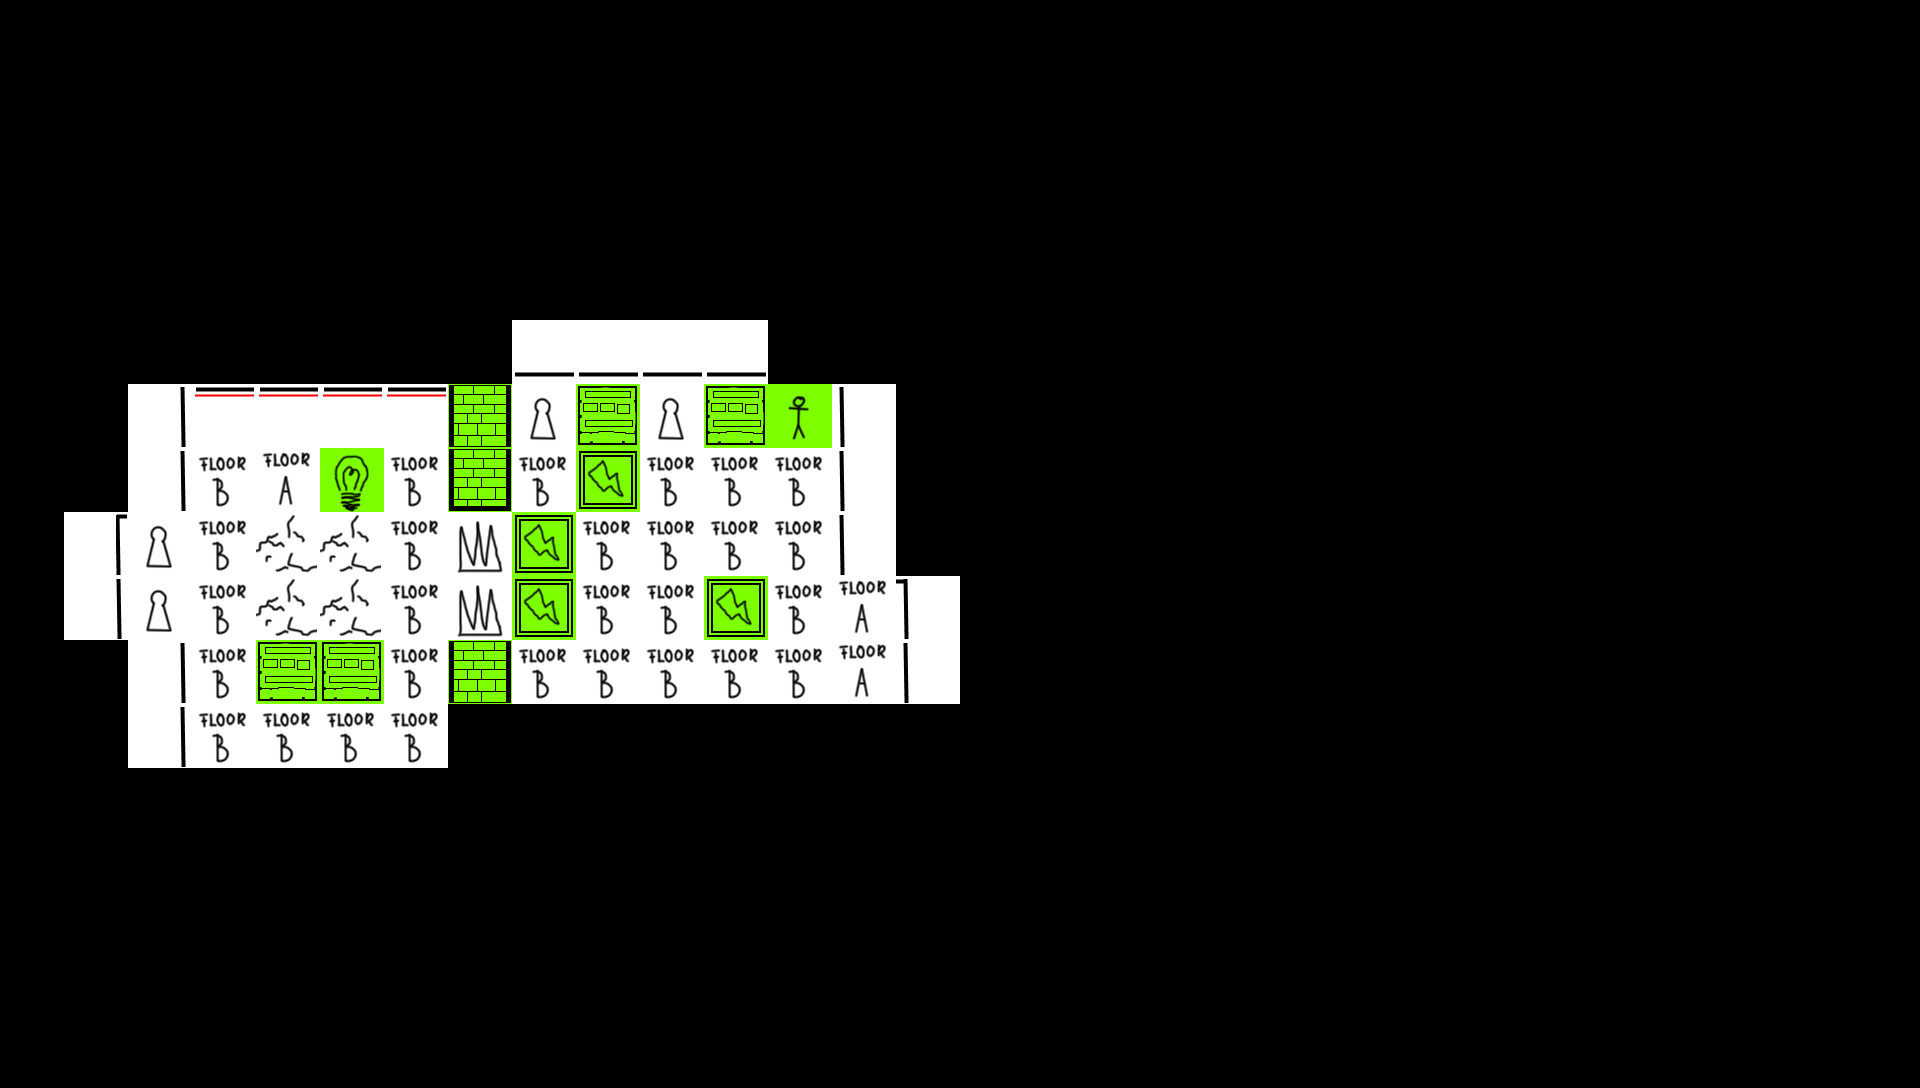

A level layout from a 2D game, rendered from its tile map. Below: a short description, then the map file with its tile-grid data intact:
An orthogonal 30x17 tile map with 64x64 px tiles, 2 tile layers (Tile Layer 1, Tile Layer 2) and 6 objects.

<map version="1.0" orientation="orthogonal" renderorder="right-down" width="30" height="17" tilewidth="64" tileheight="64" nextobjectid="19">
 <tileset firstgid="1" name="Tileset" tilewidth="64" tileheight="64" tilecount="80">
  <image source="NewTileset.png" width="512" height="647" />
 </tileset>
 <layer name="Tile Layer 1" width="30" height="17">
  <data encoding="csv">
0,0,0,0,0,0,0,0,0,0,0,0,0,0,0,0,0,0,0,0,0,0,0,0,0,0,0,0,0,0,
0,0,0,0,0,0,0,0,0,0,0,0,0,0,0,0,0,0,0,0,0,0,0,0,0,0,0,0,0,0,
0,0,0,0,0,0,0,0,0,0,0,0,0,0,0,0,0,0,0,0,0,0,0,0,0,0,0,0,0,0,
0,0,0,0,0,0,0,0,0,0,0,0,0,0,0,0,0,0,0,0,0,0,0,0,0,0,0,0,0,0,
0,0,0,0,0,0,0,0,0,0,0,0,0,0,0,0,0,0,0,0,0,0,0,0,0,0,0,0,0,0,
0,0,0,0,0,0,0,0,22,22,22,22,0,0,0,0,0,0,0,0,0,0,0,0,0,0,0,0,0,0,
0,0,21,10,10,10,10,0,6,1,6,1,10,23,0,0,0,0,0,0,0,0,0,0,0,0,0,0,0,0,
0,0,21,2,1,2,2,0,2,1,2,2,2,23,0,0,0,0,0,0,0,0,0,0,0,0,0,0,0,0,
0,17,6,2,5,5,2,7,1,2,2,2,2,23,0,0,0,0,0,0,0,0,0,0,0,0,0,0,0,0,
0,21,6,2,5,5,2,7,1,2,2,1,2,1,20,0,0,0,0,0,0,0,0,0,0,0,0,0,0,0,
0,0,21,2,1,2,2,0,2,2,2,2,2,1,23,0,0,0,0,0,0,0,0,0,0,0,0,0,0,0,
0,0,21,2,2,2,2,0,0,0,0,0,0,0,0,0,0,0,0,0,0,0,0,0,0,0,0,0,0,0,
0,0,0,0,0,0,0,0,0,0,0,0,0,0,0,0,0,0,0,0,0,0,0,0,0,0,0,0,0,0,
0,0,0,0,0,0,0,0,0,0,0,0,0,0,0,0,0,0,0,0,0,0,0,0,0,0,0,0,0,0,
0,0,0,0,0,0,0,0,0,0,0,0,0,0,0,0,0,0,0,0,0,0,0,0,0,0,0,0,0,0,
0,0,0,0,0,0,0,0,0,0,0,0,0,0,0,0,0,0,0,0,0,0,0,0,0,0,0,0,0,0,
0,0,0,0,0,0,0,0,0,0,0,0,0,0,0,0,0,0,0,0,0,0,0,0,0,0,0,0,0,0
</data>
 </layer>
 <layer name="Tile Layer 2" width="30" height="17">
  <data encoding="csv">
0,0,0,0,0,0,0,0,0,0,0,0,0,0,0,0,0,0,0,0,0,0,0,0,0,0,0,0,0,0,
0,0,0,0,0,0,0,0,0,0,0,0,0,0,0,0,0,0,0,0,0,0,0,0,0,0,0,0,0,0,
0,0,0,0,0,0,0,0,0,0,0,0,0,0,0,0,0,0,0,0,0,0,0,0,0,0,0,0,0,0,
0,0,0,0,0,0,0,0,0,0,0,0,0,0,0,0,0,0,0,0,0,0,0,0,0,0,0,0,0,0,
0,0,0,0,0,0,0,0,0,0,0,0,0,0,0,0,0,0,0,0,0,0,0,0,0,0,0,0,0,0,
0,0,0,0,0,0,0,0,0,0,0,0,0,0,0,0,0,0,0,0,0,0,0,0,0,0,0,0,0,0,
0,0,0,0,0,0,0,62,0,40,0,40,33,0,0,0,0,0,0,0,0,0,0,0,0,0,0,0,0,0,
0,0,0,0,0,39,0,59,0,34,0,0,0,0,0,0,0,0,0,0,0,0,0,0,0,0,0,0,0,0,
0,0,0,0,0,0,0,0,34,0,0,0,0,0,0,0,0,0,0,0,0,0,0,0,0,0,0,0,0,0,
0,0,0,0,0,0,0,0,34,0,0,34,0,0,0,0,0,0,0,0,0,0,0,0,0,0,0,0,0,0,
0,0,0,0,40,40,0,62,0,0,0,0,0,0,0,0,0,0,0,0,0,0,0,0,0,0,0,0,0,0,
0,0,0,0,0,0,0,0,0,0,0,0,0,0,0,0,0,0,0,0,0,0,0,0,0,0,0,0,0,0,
0,0,0,0,0,0,0,0,0,0,0,0,0,0,0,0,0,0,0,0,0,0,0,0,0,0,0,0,0,0,
0,0,0,0,0,0,0,0,0,0,0,0,0,0,0,0,0,0,0,0,0,0,0,0,0,0,0,0,0,0,
0,0,0,0,0,0,0,0,0,0,0,0,0,0,0,0,0,0,0,0,0,0,0,0,0,0,0,0,0,0,
0,0,0,0,0,0,0,0,0,0,0,0,0,0,0,0,0,0,0,0,0,0,0,0,0,0,0,0,0,0,
0,0,0,0,0,0,0,0,0,0,0,0,0,0,0,0,0,0,0,0,0,0,0,0,0,0,0,0,0,0
</data>
 </layer>
 <objectgroup name="Object Layer 1">
  <object id="12" gid="67" x="192" y="448" width="64" height="64">
   <properties>
    <property name="Name" value="StoryItem1" />
    <property name="Stay" value="0" />
    <property name="Text" value="Test report #12:|The new model shows promise, the AI seems to learn fast.|Current test data indicates near-human levels of intelligence.|We will squeeze every last drop of potential out of this thing.|This will put us at the top of the industry." />
   </properties>
  </object>
  <object id="13" gid="66" x="640" y="960" width="64" height="64">
   <properties>
    <property name="Behaviour" value="1" />
    <property name="Distance" value="8" />
    <property name="Height" value="6.5" />
   </properties>
  </object>
  <object id="14" gid="65" x="832" y="704" width="64" height="64">
   <properties>
    <property name="Level number" value="0" />
    <property name="Orientation" value="3" />
   </properties>
  </object>
  <object id="16" gid="76" x="260" y="645" width="64" height="64">
   <properties>
    <property name="A" value="120" />
    <property name="I" value="0.37" />
   </properties>
  </object>
  <object id="17" gid="76" x="646" y="582" width="64" height="64">
   <properties>
    <property name="A" value="120" />
    <property name="I" value="0.37" />
   </properties>
  </object>
  <object id="18" gid="73" x="328.198" y="593.309" width="64" height="64">
   <properties>
    <property name="info" value="This platform is unstable. You can walk once over it." />
   </properties>
  </object>
 </objectgroup>
</map>
